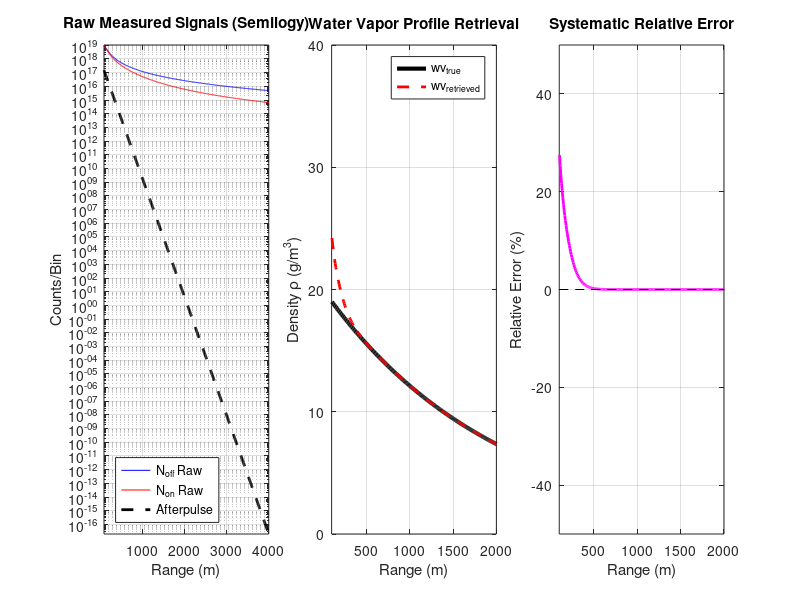

This figure's MATLAB source:
%% MicroPulse DIAL Afterpulse Error Simulation 

clear; close all; clc;


%% Initialization and Unit Conversion

% System Parameters
tau_pulse = 200e-9;         % Pulse width (s)
R_start = 100;              % Start range for retrieval (m)
R_end = 4000;               % End range for retrieval (m)
dR = 7.5;                   % Range resolution (m/bin)
P_laser = 50e-3;            % Avg laser power (W) 
sigma_on_cm2 = 0.99e-23;    % Online cross-section (cm^2/molecule): [use for 20 g/m^3 wv surf] 
%sigma_on_cm2 = 2.5e-23;    % Online cross-section (cm^2/molecule): [use for 7.5 g/m^3 wv surf] 
sigma_off_cm2 = 7.0e-25;    % Offline cross-section (cm^2/molecule)

% Detector/Afterpulse Parameters
N_dark = 0;                  % Constant Dark Count Rate (counts/bin)
lambda_AP = 50;             % Afterpulse decay length (m)
AP_fraction = 1e-13;         % Afterpulse peak as fraction of C_sys

% Geometric Overlap Parameters
R_full_overlap = 1500;       % Range at which O(R) approaches 1 (m)
O_scale = 100;               % Scaling factor for the exponential rise 

% Simple Atmosphere Parameters 
N_solar = 0;              % Solar background Count Rate (counts/bin)
alpha_non_abs = 1e-8;     % Total aerosol and molecular (non-absorbing) extinction (m^-1)
wv_mass_surf = 20;        % Water Vapor Density Profile
%wv_mass_surf = 7.5;      % Water Vapor Density Profile
wv_mass_true = @(R) wv_mass_surf .* exp(-R/2000); % Mass density profile (g/m^3)
beta_a = 1e-7;            % general backscatter coefficient (m^-1 sr^-1)
beta_R = @(R) beta_a.* exp(-R/8000); % backscatter profile (m^-1 sr^-1)

% Constants and conversions
c = 3e8;                    % Speed of light (m/s)
M_H2O = 18.015;             % Molar mass of water (g/mol)
N_A = 6.022e23;             % Avogadro's number (molecules/mol)
sigma_on = sigma_on_cm2 * 1e-4;    
sigma_off = sigma_off_cm2 * 1e-4;  
%delta_sigma = sigma_on - sigma_off; % Differential Absorption 
GM_to_NUM = N_A / M_H2O;    % (g/m^3) -> (molecules/m^3)
K_on = sigma_on * GM_to_NUM;
K_off = sigma_off * GM_to_NUM;
K_delta = K_on - K_off;      % Differential Absorption Factor

% Range Vector
R = (R_start : dR : R_end)';
N_bins = length(R);


%% Lidar Forward Model 

% System Constant, note 1e30 was empirically selected to get a reasonable number of summed counts per/bin
C_sys = (P_laser * c * tau_pulse / 2) * 1e30; 

% Geometric Overlap Function 
O_R_model = 1 - exp(-(R / O_scale).^2);
O_R_model(R < R_start) = 0; % Ensure 0 until the start of the retrieval
O_R = O_R_model;

% Calculate the Total Extinction Coefficient (alpha) in m^-1
alpha_off = alpha_non_abs + K_off * wv_mass_true(R);
alpha_on = alpha_non_abs + K_on * wv_mass_true(R);

% Calculate Optical Depth (OD) by summing alpha * dR
OD_off = cumsum( alpha_off * dR );
OD_on = cumsum( alpha_on * dR );

% True number online and offline counts
N_on_true = C_sys * (1./R.^2) .* O_R .* beta_R(R) .* exp(-2 * OD_on);
N_off_true = C_sys * (1./R.^2) .* O_R .* beta_R(R) .* exp(-2 * OD_off);


%% Detector Contamination Model

N_AP_peak = C_sys * AP_fraction;
N_AP_decay = N_AP_peak * exp(-(R - R_start) / lambda_AP);
N_AP_total = N_AP_decay + N_dark;

% Contaminated signal profiles 
N_off_raw = N_off_true + N_AP_total;
N_on_raw = N_on_true + N_AP_total;
N_bg = N_dark + N_solar;  

%% Contaminated Retrieval using analytical error addition

% calculate rho_retrieved = rho_true + rho_error
wv_retrieved = NaN(N_bins, 1);

Delta_R = dR;

for i = 1 : N_bins - 1
    % Get the true water vapor density
    R_mid = R(i) + Delta_R / 2;
    wv_true_at_mid = wv_mass_true(R_mid); % in g/m^3

    % Use N_off_true at the start of the bin for the error denominator
    N_off_true_at_R = N_off_true(i);

    % Calculate the AP derivative (slope) at R(i)
    R_for_slope = R(i);
    AP_slope = N_AP_peak * (-1/lambda_AP) * exp(-(R_for_slope - R_start) / lambda_AP);

    % Calculate the Error Term
    % rho_error ≈ -1/(2*K_delta) * (d(N_AP)/dR) / N_off_true
    % The negative sign on AP_slope and the external negative sign ensures a positive rho_error.
    wv_error = (-1 / (2 * K_delta)) * (AP_slope / N_off_true_at_R);

    % Final Contaminated Retrieval 
    wv_retrieved(i) = wv_true_at_mid + wv_error;
end


%% Error Calculation and Plotting

% Preparation for Plotting (N-1 length vectors) 
R_plot = R(1:end-1) + dR/2;
rho_true_plot = wv_mass_true(R_plot);
rho_retrieved_plot = wv_retrieved(1:end-1);

% Calculate the Systematic Relative Error 
Relative_Error = 100 * (rho_retrieved_plot - rho_true_plot) ./ rho_true_plot;

% Clamp the error magnitude for clean plotting
max_err = 500;
Relative_Error(Relative_Error > max_err) = max_err;
Relative_Error(Relative_Error < -max_err) = -max_err;

% Calculate Water Vapor Optical Depth at R_end (4 km) ---
R_4km_idx = find(R >= 4000, 1, 'first');
WV_OD_4km = (OD_on(R_4km_idx) - OD_off(R_4km_idx))% / 2;
disp('should be close to 1 for optimal profile retrievals');
disp('-------------------------------------------------------------------');


%% Plotting Results

figure('Position', [100, 100, 1400, 450]);

% Raw Measured Signals 
subplot(1, 3, 1);
semilogy(R, N_off_raw, 'b-', 'DisplayName', 'N_{off} Raw'); hold on;
semilogy(R, N_on_raw, 'r-', 'DisplayName', 'N_{on} Raw');
semilogy(R, N_AP_total, 'k--', 'LineWidth', 2, 'DisplayName', 'Afterpulse');
%semilogy(R, N_bg * ones(size(R)), 'g:', 'LineWidth', 1, 'DisplayName', 'Constant BG');
title('Raw Measured Signals (Semilogy)');
xlabel('Range (m)');
ylabel('Counts/Bin');
legend('Location', 'southwest');
xlim([R_start, R_end]);
ylim([N_dark/2, max(N_off_raw)*1.1]);
grid on;

% True vs. Retrieved Water Vapor Density (check that these are the same)
subplot(1, 3, 2);
plot(R_plot, rho_true_plot, 'k-', 'LineWidth', 3, 'DisplayName', 'wv_{true}'); hold on;
plot(R_plot, rho_retrieved_plot, 'r--', 'LineWidth', 2, 'DisplayName', 'wv_{retrieved}');
title('Water Vapor Profile Retrieval');
xlabel('Range (m)');
ylabel('Density \rho (g/m^3)');
legend('Location', 'northeast');
ylim([0, wv_mass_surf * 2]);
xlim([R_start, R_end/2]);
grid on;

% Systematic Relative Error 
subplot(1, 3, 3);
plot(R_plot, Relative_Error, 'm-', 'LineWidth', 2); hold on;
plot([R_start, R_end], [0, 0], 'k--');
title('Systematic Relative Error');
xlabel('Range (m)');
ylabel('Relative Error (%)');
ylim([-50, 50]);
xlim([R_start, R_end/2]);
grid on;
